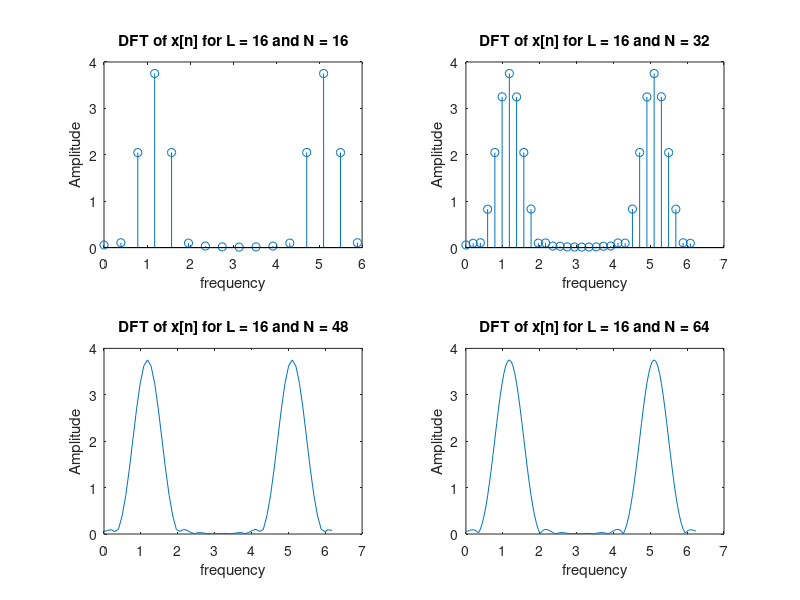

This chart was generated by the following MATLAB code: (Note: this script raises an error after producing the figure.)
f0 = 12;
fs = 64;
L = 16;
m = [1 2 4 8];
N = m*L;
n = 0:1:L-1;
p = cos(2*pi*f0*n/fs);
h = hann(L);
w = transpose(h);
x = p.*w;

X = fft(x,N(1));
subplot(2,2,1);
f = (0:1:length(X)-1)*(2*pi/N(1));
stem(f,abs(X));
xlabel("frequency");
ylabel("Amplitude");
title("DFT of x[n] for L = 16 and N = 16");

X = fft(x,N(2));
subplot(2,2,2);
f = (0:1:length(X)-1)*(2*pi/N(2));
stem(f,abs(X));
xlabel("frequency");
ylabel("Amplitude");
title("DFT of x[n] for L = 16 and N = 32");

X = fft(x,N(3));
subplot(2,2,3);
f = (0:1:length(X)-1)*(2*pi/N(3));
plot(f,abs(X));
xlabel("frequency");
ylabel("Amplitude");
title("DFT of x[n] for L = 16 and N = 48");

X = fft(x,N(4));
subplot(2,2,4);
f = (0:1:length(X)-1)*(2*pi/N(4));
plot(f,abs(X));
xlabel("frequency");
ylabel("Amplitude");
title("DFT of x[n] for L = 16 and N = 64");

sgtitle("DFT of x[n] for L = 16 and N = 16, 32, 48, 64 with hanning window")
